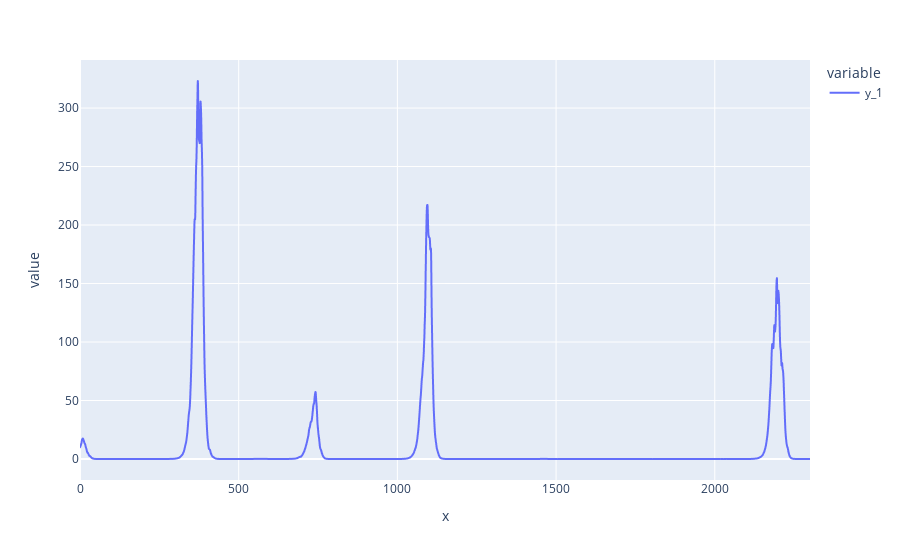

Write notebook code for a chart like this one.
### Markdown cell above
Finally, plot the simulation.

### Code cell
import plotly.express as px

fig = px.line(data_frame=df, x=t, y=[f"y_{i+1}" for i in range(len(y0))])
fig.show()

### Figure 1 — Plotly figure (JSON) as saved in the notebook; plotly's stock layout.template omitted (floating-point values rounded to 4 significant figures; data arrays with more than 128 entries replaced by an {"elided": "..."} marker saying what was removed)
{"data": [{"hovertemplate": "variable=y_1<br>x=%{x}<br>value=%{y}<extra></extra>", "legendgroup": "y_1", "line": {"color": "#636efa", "dash": "solid"}, "marker": {"symbol": "circle"}, "mode": "lines", "name": "y_1", "showlegend": true, "type": "scattergl", "x": {"elided": "23001 float values"}, "xaxis": "x", "y": {"elided": "23001 float values"}, "yaxis": "y"}], "layout": {"legend": {"title": {"text": "variable"}, "tracegroupgap": 0}, "margin": {"t": 60}, "xaxis": {"anchor": "y", "domain": [0, 1], "title": {"text": "x"}}, "yaxis": {"anchor": "x", "domain": [0, 1], "title": {"text": "value"}}}}
